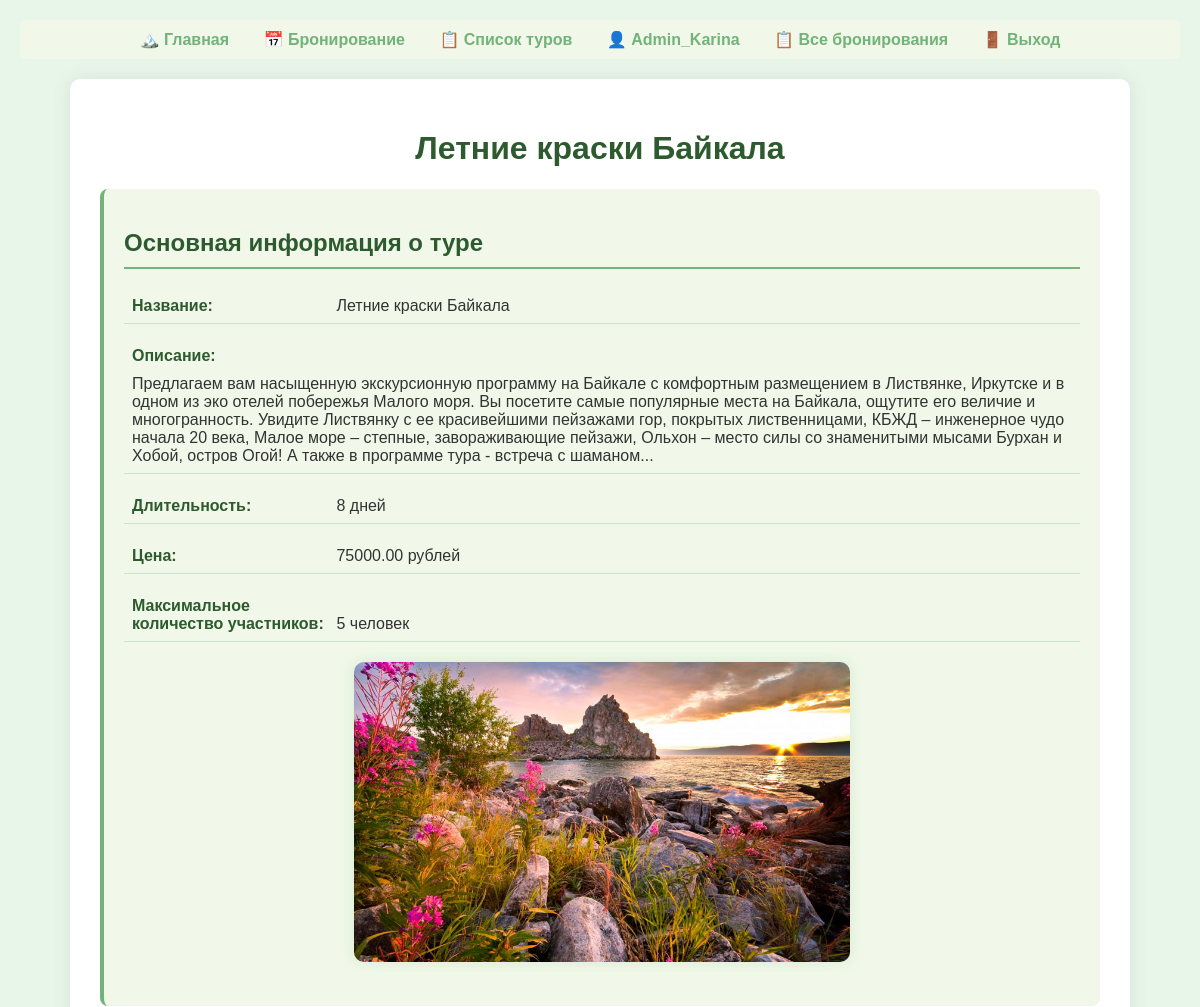
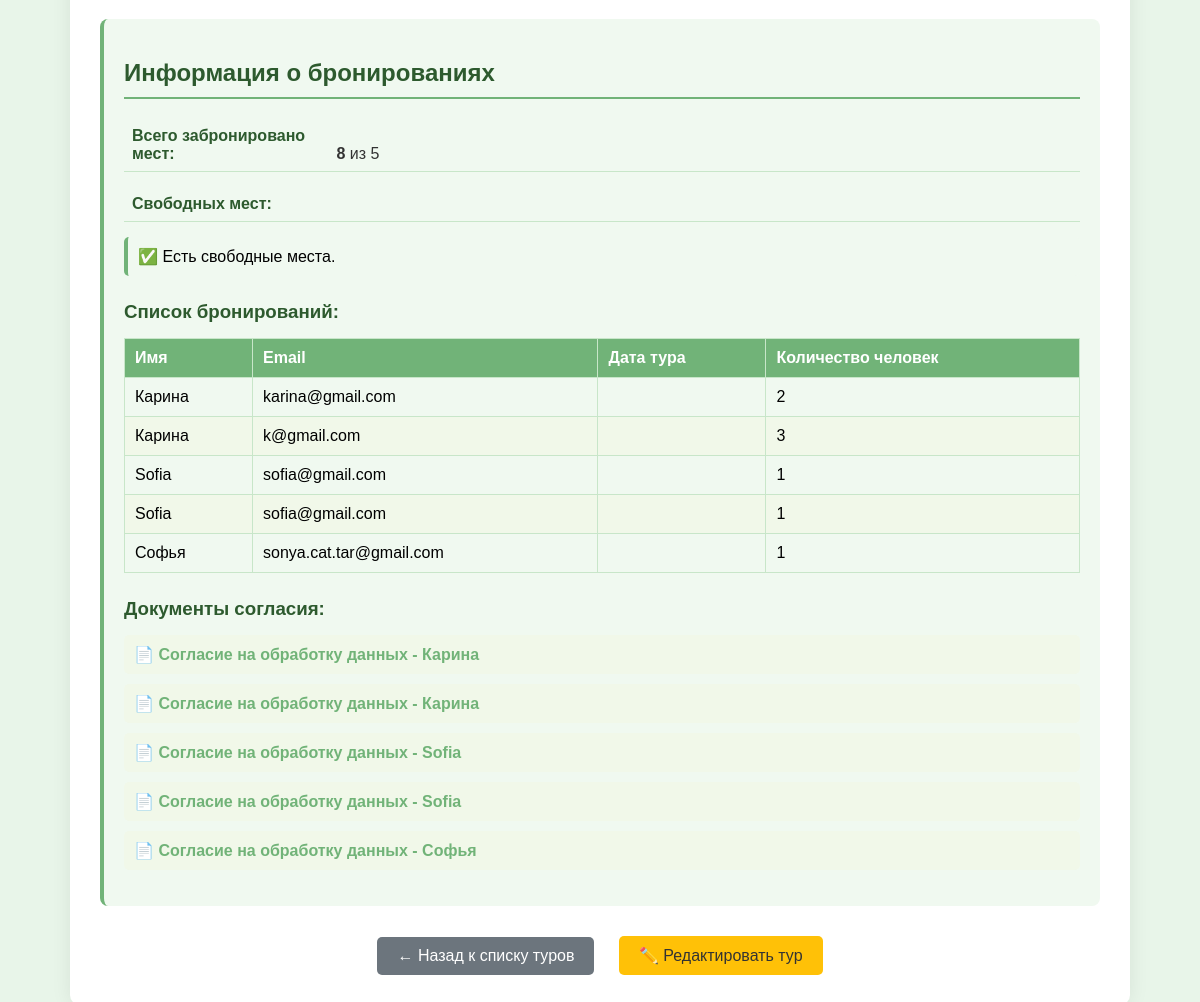
/tour/2/ (signed in), run on the app's committed database (2 pictures, top to bottom).
### accounts/models.py (models this page shows, shortened)
class User(AbstractUser):
    phone = models.CharField(max_length=20, blank=True, null=True, verbose_name='Телефон')
    avatar = models.ImageField(upload_to='avatars/', null=True, blank=True, verbose_name='Аватар')
    bio = models.TextField(max_length=500, blank=True, verbose_name='О себе')
    birth_date = models.DateField(null=True, blank=True, verbose_name='Дата рождения')
    is_email_verified = models.BooleanField(default=False, verbose_name='Email подтвержден')
    email_verification_token = models.CharField(max_length=100, blank=True, null=True)
    favorite_tours = models.ManyToManyField('booking.Tour', blank=True, related_name='favorited_by', verbose_name='Избранные туры')
    created_at = models.DateTimeField(auto_now_add=True, verbose_name='Дата регистрации')
    updated_at = models.DateTimeField(auto_now=True, verbose_name='Дата обновления')
    class Meta:
        verbose_name = 'Пользователь'
        verbose_name_plural = 'Пользователи'

### booking/models.py (models this page shows, shortened)
class Tour(models.Model):
    objects = models.Manager()
    title = models.CharField(max_length=200)
    description = models.TextField()
    duration = models.IntegerField(
        help_text="Длительность тура в днях"
    )
    price = models.DecimalField(
        max_digits=10,
        decimal_places=2
    )
    max_people = models.IntegerField(
        help_text="Максимум участников на одну дату"
    )
    removed = models.BooleanField(default=False)
    image = models.ImageField(
        upload_to="tours/",
        default="tours/default.jpg"
    )

class Booking(models.Model):
    STATUS_CHOICES = [
        ('pending', 'Ожидает подтверждения'),
        ('confirmed', 'Подтверждено'),
        ('cancelled', 'Отменено'),
    ]
    schedule = models.ForeignKey(
        TourSchedule,
        on_delete=models.CASCADE,
        related_name='bookings'
    )
    tour = models.ForeignKey(
        Tour,
        on_delete=models.CASCADE
    )
    name = models.CharField(
        max_length=200,
        null=False
    )
    email = models.EmailField(
        null=False
    )
    people = models.IntegerField()
    status = models.CharField(
        max_length=20,
        choices=STATUS_CHOICES,
        default='pending'
    )
    created_at = models.DateTimeField(
        auto_now_add=True
    )
    booking_reference = models.CharField(
        max_length=10,
        unique=False,
        blank=True
    )

class ConsentDocument(models.Model):
    booking = models.ForeignKey(
        Booking,
        on_delete=models.CASCADE,
        related_name='consent_documents'
    )
    document = models.FileField(
        upload_to="consents/"
    )
    uploaded_at = models.DateTimeField(
        auto_now_add=True
    )

### booking/views.py (the view)
# urls.py: path('tour/<int:pk>/', views.tour_detail_view, name='tour_detail'),
def tour_detail_view(request, pk):
    tour = get_object_or_404(Tour, pk=pk, removed=False)
    bookings = Booking.objects.filter(tour=tour)
    consent_docs = ConsentDocument.objects.filter(booking__tour=tour)
    total_booked = sum(booking.people for booking in bookings)
    return render(
        request,
        "booking/tour_detail.html",
        {
            "tour": tour,
            "bookings": bookings,
            "consent_docs": consent_docs,
            "total_booked": total_booked
        }
    )

### templates/booking/tour_detail.html (shortened to what this page needs)
<!DOCTYPE html>
<html>
<head>
{% load static %}
</head>
<body>
<div class="nav">
    <a href="{% url 'home' %}">🏔️ Главная</a>
    <a href="{% url 'booking' %}">📅 Бронирование</a>
    <a href="{% url 'tour_list' %}">📋 Список туров</a>
    {% if user.is_authenticated %}
        <a href="{% url 'accounts:profile' %}">👤 {{ user.username }}</a>
        {% if user.is_superuser or user.is_staff %}
            <a href="{% url 'manage_bookings' %}">📋 Все бронирования</a>
        {% endif %}
        <a href="{% url 'accounts:logout' %}">🚪 Выход</a>
    {% else %}
        <a href="{% url 'accounts:login' %}">🔑 Вход</a>
        <a href="{% url 'accounts:register' %}">📝 Регистрация</a>
    {% endif %}
</div>
<div class="container">
<h1>{{ tour.title }}</h1>
<div class="tour-info">
    <h2>Основная информация о туре</h2>
    <div class="info-row">
        <span class="info-label">Название:</span>
        <span class="info-value">{{ tour.title }}</span>
    </div>
    <div class="info-row">
        <span class="info-label">Описание:</span>
        <div class="info-value" style="margin-top: 10px;">{{ tour.description }}</div>
    </div>
    <div class="info-row">
        <span class="info-label">Длительность:</span>
        <span class="info-value">{{ tour.duration }} дней</span>
    </div>
    <div class="info-row">
        <span class="info-label">Цена:</span>
        <span class="info-value">{{ tour.price }} рублей</span>
    </div>
    <div class="info-row">
        <span class="info-label">Максимальное количество участников:</span>
        <span class="info-value">{{ tour.max_people }} человек</span>
    </div>
    {% if tour.image %}
    <div class="tour-image">
        <img src="{{ tour.image.url }}" alt="{{ tour.title }}">
    </div>
    {% endif %}
</div>
{% if user.is_superuser or user.is_staff %}
    <div class="booking-info">
        <h2>Информация о бронированиях</h2>
        <div class="info-row">
            <span class="info-label">Всего забронировано мест:</span>
            <span class="info-value"><strong>{{ total_booked }}</strong> из {{ tour.max_people }}</span>
        </div>
        <div class="info-row">
            <span class="info-label">Свободных мест:</span>
        </div>
        {% if tour.max_people|add:"-"|add:total_booked <= 0 %}
        <div class="warning-text">
            ⚠️ Внимание: На данный тур нет свободных мест! Бронирование недоступно.
        </div>
        {% elif tour.max_people|add:"-"|add:total_booked <= 3 %}
        <div class="warning-text">
            🎯 Осталось всего {{ tour.max_people|add:"-"|add:total_booked }} мест! Торопитесь!
        </div>
        {% else %}
        <div class="info-text">
            ✅ Есть свободные места.
        </div>
        {% endif %}
        {% if bookings %}
        <h3>Список бронирований:</h3>
        <table>
            <thead>
                <tr>
                    <th>Имя</th>
                    <th>Email</th>
                    <th>Дата тура</th>
                    <th>Количество человек</th>
                </tr>
            </thead>
            <tbody>
                {% for booking in bookings %}
                <tr>
                    <td>{{ booking.name }}</td>
                    <td>{{ booking.email }}</td>
                    <td>{{ booking.tour_date }}</td>
                    <td>{{ booking.people }}</td>
                </tr>
                {% endfor %}
            </tbody>
        </table>
        {% else %}
        <div class="info-text">
            📌 На этот тур пока нет бронирований. Будьте первым!
        </div>
        {% endif %}
        {% if consent_docs %}
        <h3>Документы согласия:</h3>
        <ul class="docs-list">
            {% for doc in consent_docs %}
            <li>
                📄 <a href="{{ doc.document.url }}" target="_blank">
                    Согласие на обработку данных - {{ doc.booking.name }}
                </a>
            </li>
            {% endfor %}
        </ul>
        {% endif %}
    </div>
{% else %}
    <div class="info-text" style="text-align: center; margin: 30px 0;">
        <p>🏔️ Хотите отправиться в это путешествие?</p>
        <a href="{% url 'booking' %}?tour={{ tour.id }}" class="book-link">Забронировать тур →</a>
    </div>
{% endif %}
<div class="actions">
    <a href="{% url 'tour_list' %}" class="btn btn-back">← Назад к списку туров</a>
    {% if user.is_superuser or user.is_staff %}
        <a href="{% url 'tour_edit' tour.id %}" class="btn btn-edit">✏️ Редактировать тур</a>
    {% endif %}
</div>
</div>
</body>
</html>

### templates/booking/tour_detail.html (style rules this page uses)
body { font-family: Arial, sans-serif; background: #e8f5e9; margin: 0; padding: 20px; }
.container { max-width: 1000px; margin: auto; background: white; padding: 30px; border-radius: 10px; box-shadow: 0 0 20px rgba(0,0,0,0.08); }
h1 { text-align: center; color: #2d5a2e; }
h2 { color: #2d5a2e; border-bottom: 2px solid #71b378; padding-bottom: 10px; }
h3 { color: #2d5a2e; margin-top: 25px; margin-bottom: 15px; }
.nav { margin-bottom: 20px; padding: 10px; background-color: #f1f8e9; border-radius: 5px; text-align: center; }
.nav a { margin: 0 15px; text-decoration: none; color: #71b378; font-weight: bold; transition: color 0.3s ease; }
.tour-info { background-color: #f1f8e9; padding: 20px; border-radius: 8px; margin-bottom: 20px; border-left: 4px solid #71b378; }
.info-row { margin-bottom: 15px; padding: 8px; border-bottom: 1px solid #c8e6c9; }
.info-label { font-weight: bold; display: inline-block; width: 200px; color: #2d5a2e; }
.info-value { display: inline-block; color: #333; }
.tour-image { text-align: center; margin: 20px 0; }
.tour-image img { max-width: 100%; max-height: 300px; border-radius: 10px; box-shadow: 0 0 15px rgba(113, 179, 120, 0.2); transition: transform 0.3s ease; }
.booking-info { background-color: #f0f9f0; padding: 20px; border-radius: 8px; margin: 20px 0; border-left: 4px solid #71b378; }
table { width: 100%; border-collapse: collapse; margin-top: 15px; }
th, td { border: 1px solid #c8e6c9; padding: 10px; text-align: left; }
th { background-color: #71b378; color: white; font-weight: bold; }
tr:nth-child(even) { background-color: #f1f8e9; }
.actions { margin-top: 30px; text-align: center; }
.btn { display: inline-block; padding: 10px 20px; margin: 0 10px; text-decoration: none; border-radius: 5px; font-size: 16px; transition: all 0.3s ease; }
.btn-back { background-color: #6c757d; color: white; }
.btn-edit { background-color: #ffc107; color: #333; }
.docs-list { margin-top: 15px; list-style: none; padding: 0; }
.docs-list li { margin: 10px 0; padding: 10px; background-color: #f1f8e9; border-radius: 5px; transition: all 0.3s ease; }
.docs-list a { color: #71b378; text-decoration: none; font-weight: bold; }
.info-text { background-color: #f0f9f0; border-left: 4px solid #71b378; padding: 10px; margin: 10px 0; border-radius: 5px; }

### data on the page
User: username "Admin_Karina"
Tour: title "Летние краски Байкала", description "Предлагаем вам насыщенную экскурсионную программу на Байкале с комфортным размещением в Листвянке, Иркутске и в одном из эко отелей побережья Малого моря. Вы посетите самые популярные места на Байкала, ощутите его величие и многогранность. Увидите Листвянку с ее красивейшими пейзажами гор, покрытых лиственницами, КБЖД – инженерное чудо начала 20 века, Малое море – степные, завораживающие пейзажи, Ольхон – место силы со знаменитыми мысами Бурхан и Хобой, остров Огой! А также в программе тура - встреча с шаманом...", duration "8", price "75000.00", max_people "5", image (picture)
Booking: name "Карина", email "karina@gmail.com", people "2"
Booking: name "Карина", email "k@gmail.com", people "3"
Booking: name "Sofia", email "sofia@gmail.com", people "1"
Booking: name "Sofia", email "sofia@gmail.com", people "1"
Booking: name "Софья", email "sonya.cat.tar@gmail.com", people "1"
ConsentDocument: booking.name "Карина"
ConsentDocument: booking.name "Карина"
ConsentDocument: booking.name "Sofia"
ConsentDocument: booking.name "Sofia"
ConsentDocument: booking.name "Софья"

### other printed values
{{ total_booked }} "8"
